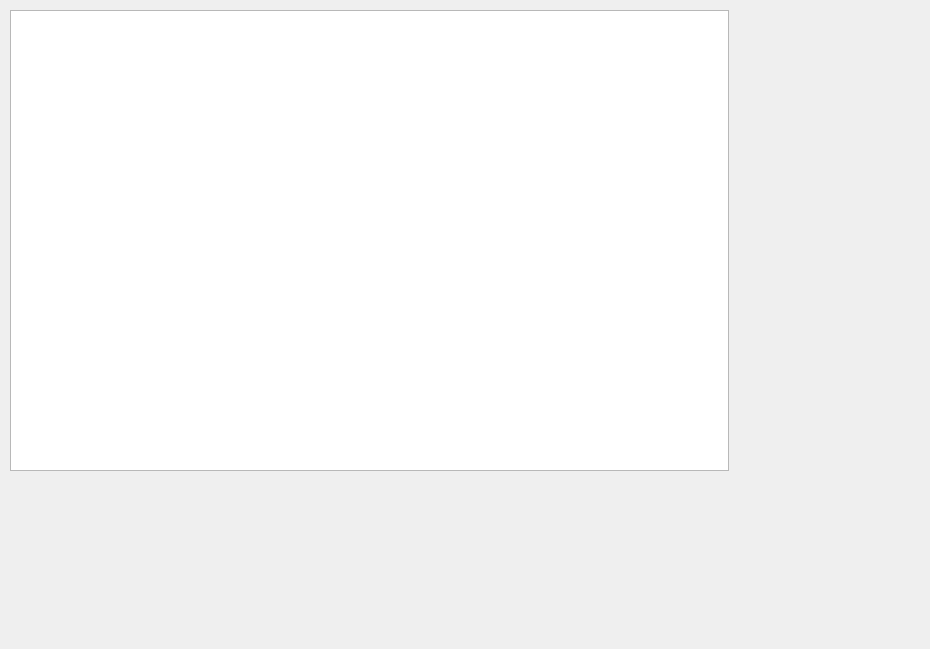
<?xml version="1.0" encoding="UTF-8"?>
<ui version="4.0">
 <class>User_MyOrder</class>
 <widget class="QWidget" name="User_MyOrder">
  <property name="geometry">
   <rect>
    <x>0</x>
    <y>0</y>
    <width>930</width>
    <height>649</height>
   </rect>
  </property>
  <property name="windowTitle">
   <string>User_MyOrder</string>
  </property>
  <widget class="QTableView" name="tableView">
   <property name="geometry">
    <rect>
     <x>10</x>
     <y>10</y>
     <width>719</width>
     <height>461</height>
    </rect>
   </property>
  </widget>
 </widget>
 <resources/>
 <connections/>
</ui>
